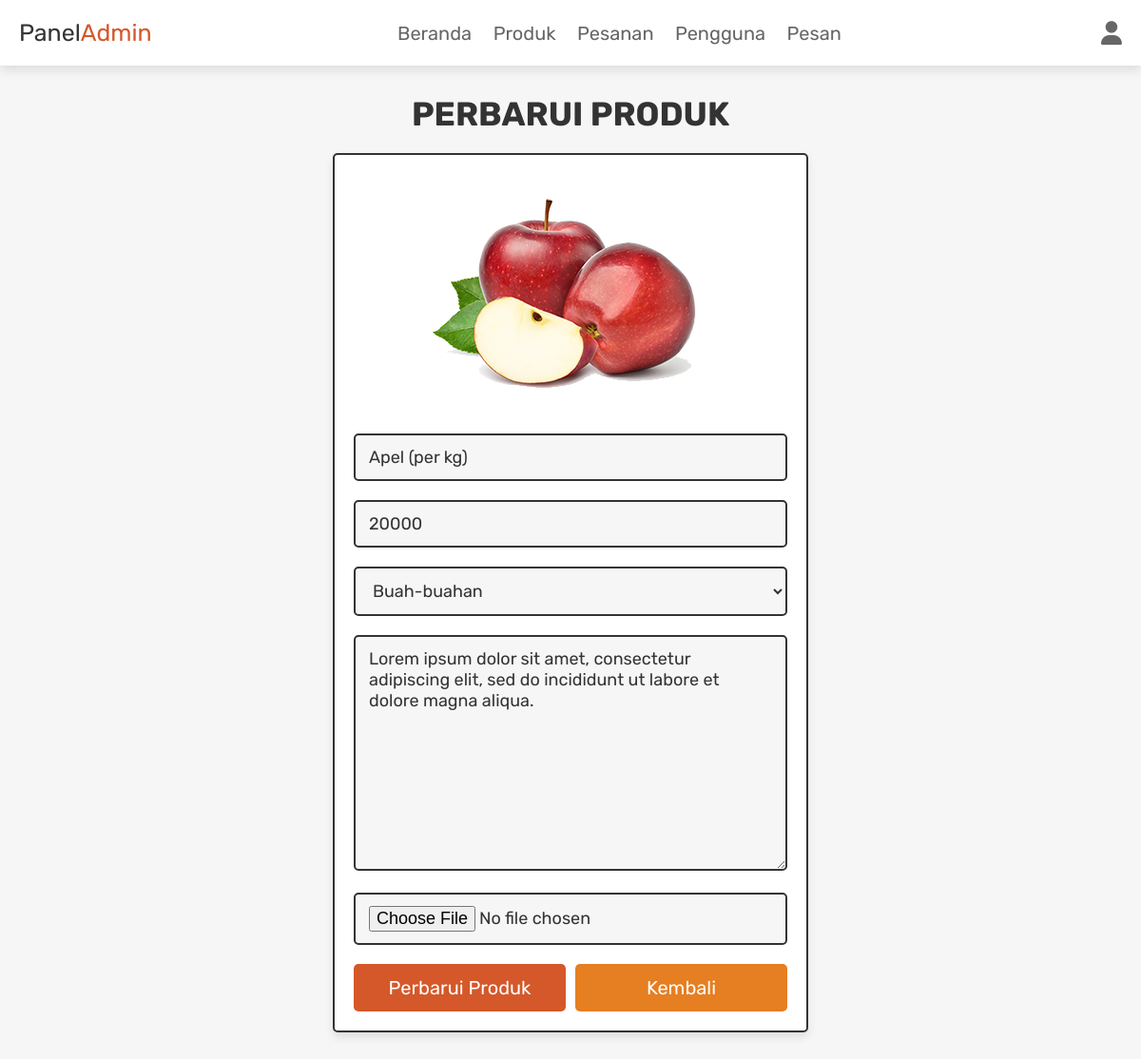
Page /admin_update_product.php?update=27 (signed in) on the committed database.
### tables this page shows
CREATE TABLE `products` (
  `id` int(100) NOT NULL,
  `name` varchar(100) NOT NULL,
  `category` varchar(20) NOT NULL,
  `details` varchar(500) NOT NULL,
  `price` int(100) NOT NULL,
  `image` varchar(100) NOT NULL
);

### admin_update_product.php (the view, shortened to what this page needs)
<?php
@include 'config.php';
?>
<!DOCTYPE html>
<html lang="en">
<head>
   <link rel="stylesheet" href="https://cdnjs.cloudflare.com/ajax/libs/font-awesome/6.1.1/css/all.min.css">
   <link rel="stylesheet" href="css/admin_style.css">
</head>
<body>
<?php include 'admin_header.php'; ?>
<section class="update-product">
   <h1 class="title">perbarui produk</h1>
   <?php
      $update_id = $_GET['update'];
      $select_products = $conn->prepare("SELECT * FROM `products` WHERE id = ?");
      $select_products->execute([$update_id]);
      if($select_products->rowCount() > 0){
         while($fetch_products = $select_products->fetch(PDO::FETCH_ASSOC)){
   ?>
   <form action="" method="post" enctype="multipart/form-data">
      <img src="uploaded_img/<?= $fetch_products['image']; ?>" alt="">
      <input type="text" name="name" placeholder="masukkan nama produk" required class="box" value="<?= $fetch_products['name']; ?>">
      <input type="number" name="price" min="0" placeholder="masukkan harga produk" required class="box" value="<?= $fetch_products['price']; ?>">
      <select name="category" class="box" required>
         <option selected><?= $fetch_products['category']; ?></option>
      </select>
      <textarea name="details" required placeholder="masukkan detail produk" class="box" cols="30" rows="10"><?= $fetch_products['details']; ?></textarea>
      <input type="file" name="image" class="box" accept="image/jpg, image/jpeg, image/png">
      <div class="flex-btn">
         <input type="submit" class="btn" value="perbarui produk" name="update_product">
         <a href="admin_products.php" class="option-btn">kembali</a>
      </div>
   </form>
   <?php
         }
      }else{
         echo '<p class="empty">tidak ada produk yang ditemukan!</p>';
      }
   ?>
</section>
</body>
</html>

### css/admin_style.css (style rules this page uses)
.update-product form { max-width: 50rem; padding:2rem; margin:0 auto; text-align: center; border:var(--border); box-shadow: var(--box-shadow); background-color: var(--white); border-radius: .5rem; }
.update-product form img { height: 25rem; object-fit: cover; margin-bottom: 1rem; }
.update-product form .box { width: 100%; border:var(--border); background-color: var(--white); border-radius: .5rem; background-color: var(--light-bg); padding:1.2rem 1.4rem; font-size: 1.8rem; color:var(--black); margin:1rem 0; }

### css/components.css (style rules this page uses)
:root { --darkorange:#d4582a; --lightorange:#e67e22; --red:#c0392b; --black:#333; --light-color:#666; --white:#fff; --light-bg:#f6f6f6; --border:.2rem solid var(--black); --box-shadow:0 .5rem 1rem rgba(0,0,0,.1); }
* { font-family: 'Rubik', sans-serif; margin:0; padding:0; box-sizing: border-box; outline: none; border:none; text-decoration: none; color:var(--black); }
body { background-color: var(--light-bg); }
html { font-size: 62.5%; overflow-x: hidden; scroll-behavior: smooth; scroll-padding-top: 6.5rem; }
section { padding:3rem 2rem; max-width: 1200px; margin:0 auto; }
.btn, .delete-btn, .option-btn { display: block; width: 100%; margin-top: 1rem; border-radius: .5rem; color:var(--white); font-size: 2rem; padding:1.3rem 3rem; text-transform: capitalize; cursor: pointer; text-align: center; }
.btn { background-color: var(--darkorange); }
.option-btn { background-color: var(--lightorange); }
.flex-btn { display: flex; flex-wrap: wrap; gap:1rem; }
.flex-btn > * { flex:1; }
.title { text-align: center; margin-bottom: 2rem; text-transform: uppercase; color:var(--black); font-size: 3.5rem; }

### rows in the picture
products: image (picture), name "Apel (per kg)", price "20000", category "Buah-buahan", details "Lorem ipsum dolor sit amet, consectetur adipiscing elit, sed do incididunt ut labore et dolore magna aliqua."
